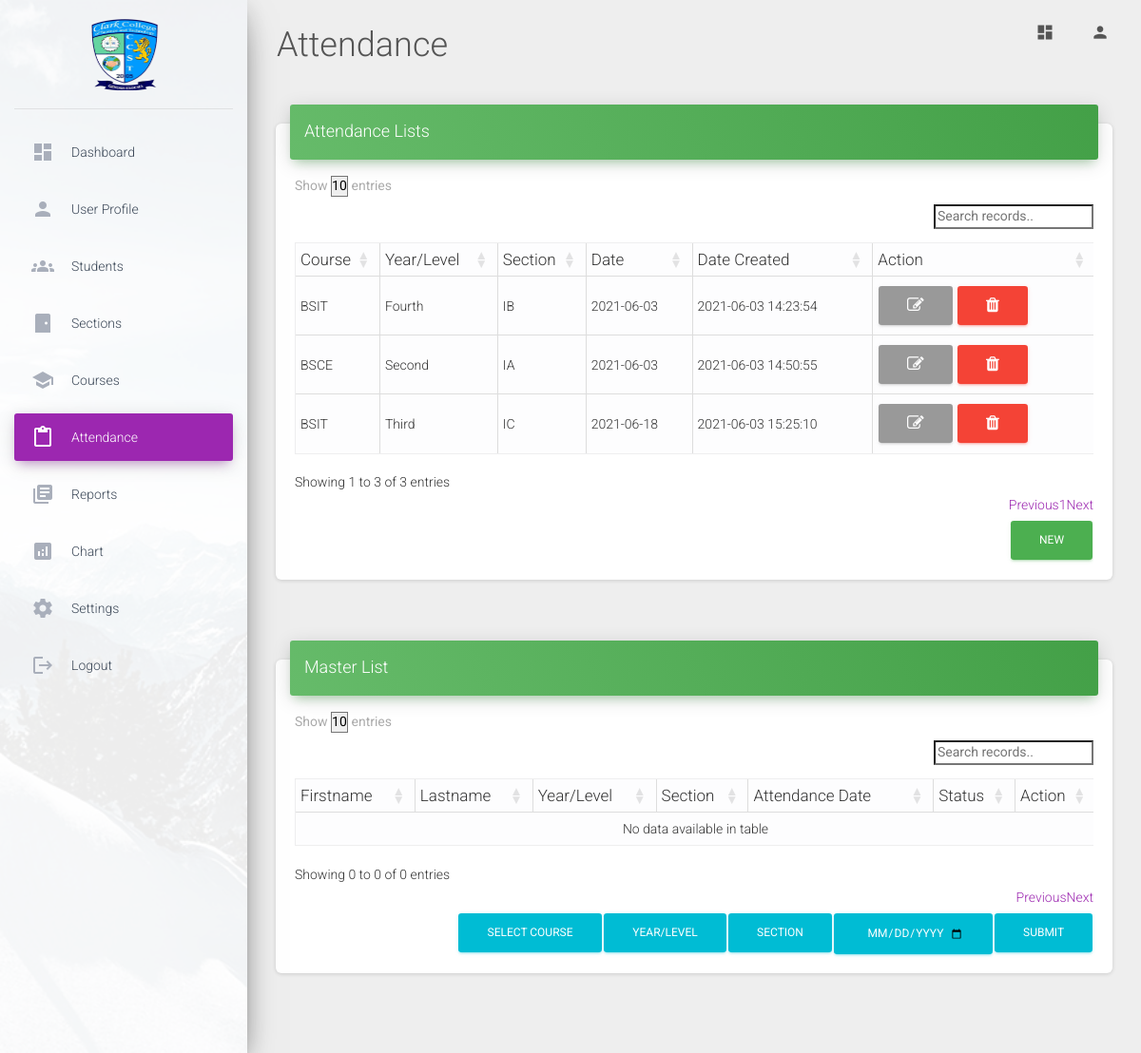
Screenshot of /view/attendance.php (signed in) with the database file from the repository.
### tables this page shows
CREATE TABLE `attendance` (
  `id` int(11) NOT NULL,
  `uid` varchar(255) NOT NULL,
  `course` varchar(255) NOT NULL,
  `year_level` varchar(50) NOT NULL,
  `section` varchar(255) NOT NULL,
  `date_time` varchar(255) NOT NULL,
  `time_stamp` timestamp NOT NULL DEFAULT current_timestamp() ON UPDATE current_timestamp()
);

### view/attendance.php (the view, shortened to what this page needs)
<?php require_once('./header.php')?>
      <div class="sidebar-wrapper">
        <ul class="nav">
          <li class="nav-item  ">
            <a class="nav-link" href="./dashboard.php">
              <i class="material-icons">dashboard</i>
              <p>Dashboard</p>
            </a>
          </li>
          <li class="nav-item ">
            <a class="nav-link" href="./user.php">
              <i class="material-icons">person</i>
              <p>User Profile</p>
            </a>
          </li>
          <li class="nav-item ">
            <a class="nav-link" href="./students.php">
              <i class="material-icons">groups</i>
              <p>Students</p>
            </a>
          </li>
          <li class="nav-item ">
          <a class="nav-link" href="./sections.php">
            <i class="material-icons">sensor_door</i>
            <p>Sections</p>
          </a>
          </li>
          <li class="nav-item ">
            <a class="nav-link" href="./courses.php">
              <i class="material-icons">school</i>
              <p>Courses</p>
            </a>
          </li>
          <li class="nav-item active ">
            <a class="nav-link" href="./attendance.php">
              <i class="material-icons">content_paste</i>
              <p>Attendance</p>
            </a>
          </li>
          <li class="nav-item ">
            <a class="nav-link" href="./reports.php">
              <i class="material-icons">library_books</i>
              <p>Reports</p>
            </a>
          </li>
          <li class="nav-item ">
            <a class="nav-link" href="./chart.php">
              <i class="material-icons">analytics</i>
              <p>Chart</p>
            </a>
          </li>
          <li class="nav-item  ">
            <a class="nav-link" href="./settings.php">
              <i class="material-icons">settings</i>
              <p>Settings</p>
            </a>
          </li>
          <li class="nav-item ">
            <a class="nav-link" href="../logout.php">
              <i class="material-icons">logout</i>
              <p>Logout</p>
            </a>
          </li>
        </ul>
      </div>
    </div>
    <div class="main-panel">
      <nav class="navbar navbar-expand-lg navbar-transparent navbar-absolute fixed-top ">
        <div class="container-fluid">
          <div class="navbar-wrapper">
            <a class="navbar-brand" href="javascript:;"><h2>Attendance</h2></a>
          </div>
          <?php require_once('./navbar.php')?>
        </div>
      </nav>
      <div class="content">
        <div class="container-fluid">
          <div class="row">
            <div class="col-md-12">
              <div class="card">
                <div class="card-header card-header-success">
                  <h4 class="card-title ">Attendance Lists</h4>
                </div>
                <div class="card-body">
                  <div class="table-responsive">
                      <table id="datatableid"class="table table-bordered table-light table-sm">
                        <?php
                            $connection = mysqli_connect("localhost", "root", "", "attendance-monitoring-system");
                            $uid = $_SESSION['id'];
                            $query = "SELECT * FROM attendance WHERE uid='$uid' ";
                            $query_run = mysqli_query($connection, $query);
                      ?>
                        <thead>
                          <tr>
                            <th>Course</th>
                            <th>Year/Level</th>
                            <th>Section</th>
                            <th>Date</th>
                            <th>Date Created</th>
                            <th>Action</th>
                          </tr>
                        </thead>
                        <tbody>
                          <?php
                          if(mysqli_num_rows($query_run) > 0)
                          {
                            while($row = mysqli_fetch_assoc($query_run))
                            {
                              ?>
                          <tr>
                                  <td><?php echo $row['course']?></td>
                                  <td><?php echo $row['year_level']?></td>
                                  <td><?php echo $row['section']?></td>
                                  <td><?php echo $row['date_time']?></td>
                                  <td><?php echo $row['time_stamp']?></td>
                                  <td>
                                  <button type="submit" class="btn btn-dark editbtn" name="edit_btn" title="Edit"> <i class="fa fa-pencil-square-o" aria-hidden="true"></i>
                                  </button>
                                  <button type="submit" class="btn btn-danger deletebtn" name="delete_btn" title="Delete"><i class="fa fa-trash" aria-hidden="true"></i></button>
                                  </td>
                          </tr>
                          <?php
                            }
                          }
                          else{
                          }
                          ?>
                            </tbody>
                               </table>
                     <button type="submit" class="btn btn-success pull-right" data-toggle="modal" data-target="#exampleModalCenter" name="add_btn">  New</button>
                  </div>
                </div>
              </div>
            </div>
            <br>
            <div class="card">
                <div class="card-header card-header-success">
                  <h4 class="card-title ">Master List</h4>
                </div>
                <div class="card-body">
                  <div class="table-responsive">
                      <table id="datatableid2"class="table table-bordered table-light table-sm">
                                      <thead>
                                        <tr>
                                          <th>Firstname</th>
                                          <th>Lastname</th>
                                          <th>Year/Level</th>
                                          <th>Section</th>
                                          <th>Attendance Date</th>
                                          <th>Status</th>
                                          <th>Action</th>
                                        </tr>
                                      </thead>
                                      <tbody>
                          </tbody>
                       </table>
                  </div>
                          <form method="post">
                          <button type="submit" class="btn btn-info pull-right" name="submit_btn"> Submit</button>
                          <input type="date" name="date_time" class="btn btn-info pull-right" required>
                          <select class="btn btn-info pull-right"  name="section" required>
                            <option disabled selected>Section</option>
                           </select>
                           <select
                              class="btn btn-info pull-right"
                              name="year_level" required>
                            <option disabled selected>Year/Level
                            <option value="First">First</option>
                          </select>
                          <select class="btn btn-info pull-right"  name="course" required>
                            <option disabled selected>Select Course</option>
                          </select>
                     </form>
                </div>
              </div>
              <br>
          </div>
        </div>
      </div>
    </div>
  </div>
</body>
</html>

### view/header.php (shortened to what this page needs)
<!DOCTYPE html>
<html lang="en">
<head>
  <link rel="stylesheet" href="https://maxcdn.bootstrapcdn.com/font-awesome/latest/css/font-awesome.min.css">
  <link href="../assets/css/material-dashboard.css?v=2.1.2" rel="stylesheet" />
  <link href="../assets/demo/demo.css" rel="stylesheet" />
  <link rel="stylesheet" href="https://cdn.datatables.net/1.10.20/css/dataTables.bootstrap4.min.css">
</head>
<body class="">
  <div class="wrapper ">
    <div class="sidebar" data-color="purple" data-background-color="white" data-image="../assets/img/sidebar-1.jpg">
      <div class="logo"><a href="./dashboard.php" class="simple-text logo-normal">
          <img src="../pictures/favicon.ico" style="height: 75px; width: 75px; ">
        </a>
      </div>

### view/navbar.php (shortened to what this page needs)
<div class="collapse navbar-collapse justify-content-end">
           <ul class="navbar-nav">
             <li class="nav-item">
               <a class="nav-link" href="./dashboard.php">
                 <i class="material-icons">dashboard</i>
               </a>
             </li>
             <li class="nav-item dropdown">
               <a class="nav-link" href="javascript:;" id="navbarDropdownProfile" data-toggle="dropdown" aria-haspopup="true" aria-expanded="false">
                 <i class="material-icons">person</i>
               </a>
             </li>
           </ul>
         </div>

### rows the page displays
attendance: course "BSIT", year_level "Fourth", section "IB", date_time "2021-06-03", time_stamp "2021-06-03 14:23:54"
attendance: course "BSCE", year_level "Second", section "IA", date_time "2021-06-03", time_stamp "2021-06-03 14:50:55"
attendance: course "BSIT", year_level "Third", section "IC", date_time "2021-06-18", time_stamp "2021-06-03 15:25:10"
